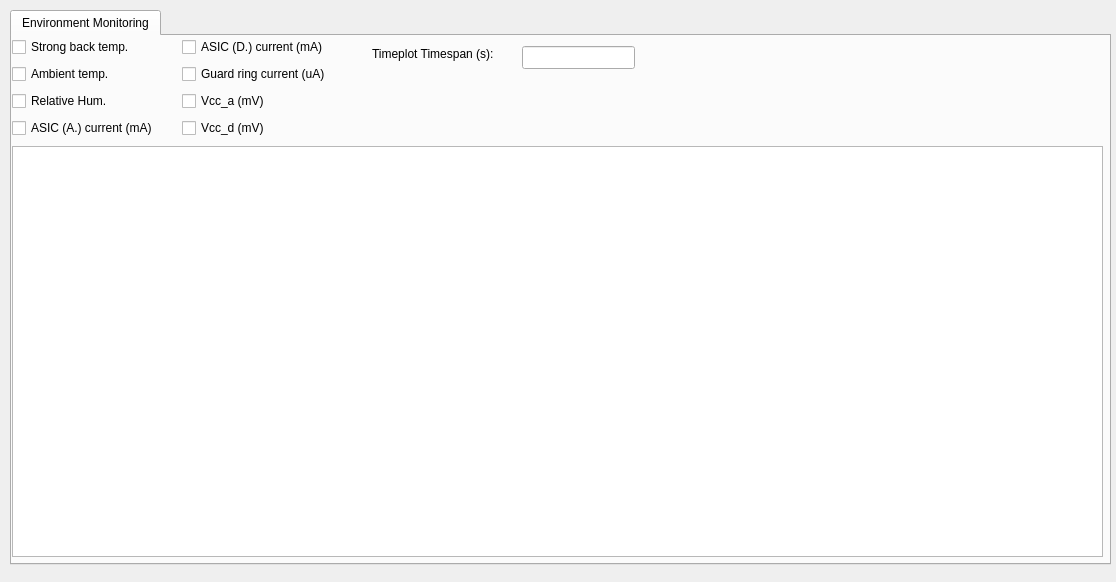
<?xml version="1.0" encoding="UTF-8"?>
<ui version="4.0">
 <class>Form</class>
 <widget class="QWidget" name="Form">
  <property name="geometry">
   <rect>
    <x>0</x>
    <y>0</y>
    <width>1116</width>
    <height>582</height>
   </rect>
  </property>
  <property name="windowTitle">
   <string>Env. Monitoring</string>
  </property>
  <widget class="QWidget" name="gridLayoutWidget">
   <property name="geometry">
    <rect>
     <x>10</x>
     <y>10</y>
     <width>1101</width>
     <height>555</height>
    </rect>
   </property>
   <layout class="QGridLayout" name="gridLayout">
    <item row="0" column="0">
     <widget class="PyDMTabWidget" name="PyDMTabWidget">
      <property name="toolTip">
       <string/>
      </property>
      <property name="whatsThis">
       <string/>
      </property>
      <property name="alarmChannels">
       <stringlist>
        <string></string>
       </stringlist>
      </property>
      <widget class="QWidget" name="tab">
       <attribute name="title">
        <string>Environment Monitoring</string>
       </attribute>
       <widget class="QWidget" name="gridLayoutWidget_2">
        <property name="geometry">
         <rect>
          <x>0</x>
          <y>0</y>
          <width>333</width>
          <height>104</height>
         </rect>
        </property>
        <layout class="QGridLayout" name="gridLayout_2">
         <item row="2" column="1">
          <widget class="QCheckBox" name="checkBox_7">
           <property name="text">
            <string>Vcc_a (mV)</string>
           </property>
          </widget>
         </item>
         <item row="0" column="0">
          <widget class="QCheckBox" name="checkBox">
           <property name="text">
            <string>Strong back temp.</string>
           </property>
          </widget>
         </item>
         <item row="3" column="1">
          <widget class="QCheckBox" name="checkBox_8">
           <property name="text">
            <string>Vcc_d (mV)</string>
           </property>
          </widget>
         </item>
         <item row="2" column="0">
          <widget class="QCheckBox" name="checkBox_3">
           <property name="text">
            <string>Relative Hum.</string>
           </property>
          </widget>
         </item>
         <item row="1" column="1">
          <widget class="QCheckBox" name="checkBox_6">
           <property name="text">
            <string>Guard ring current (uA)</string>
           </property>
          </widget>
         </item>
         <item row="1" column="0">
          <widget class="QCheckBox" name="checkBox_2">
           <property name="text">
            <string>Ambient temp.</string>
           </property>
          </widget>
         </item>
         <item row="0" column="1">
          <widget class="QCheckBox" name="checkBox_5">
           <property name="text">
            <string>ASIC (D.) current (mA)</string>
           </property>
          </widget>
         </item>
         <item row="3" column="0">
          <widget class="QCheckBox" name="checkBox_4">
           <property name="text">
            <string>ASIC (A.) current (mA)</string>
           </property>
          </widget>
         </item>
        </layout>
       </widget>
       <widget class="PyDMTimePlot" name="PyDMTimePlot">
        <property name="geometry">
         <rect>
          <x>0</x>
          <y>110</y>
          <width>1091</width>
          <height>411</height>
         </rect>
        </property>
        <property name="toolTip">
         <string/>
        </property>
        <property name="xLabels">
         <stringlist/>
        </property>
        <property name="showLegend">
         <bool>true</bool>
        </property>
        <property name="maxRedrawRate" stdset="0">
         <number>100000</number>
        </property>
        <property name="updateMode" stdset="0">
         <enum>PyDMTimePlot::AtFixedRate</enum>
        </property>
        <property name="timeSpan">
         <double>60.000000000000000</double>
        </property>
        <property name="updateInterval">
         <double>0.001000000000000</double>
        </property>
       </widget>
       <widget class="QLabel" name="label">
        <property name="geometry">
         <rect>
          <x>360</x>
          <y>10</y>
          <width>141</width>
          <height>16</height>
         </rect>
        </property>
        <property name="text">
         <string>Timeplot Timespan (s):</string>
        </property>
       </widget>
       <widget class="QLineEdit" name="lineEdit">
        <property name="geometry">
         <rect>
          <x>510</x>
          <y>10</y>
          <width>113</width>
          <height>23</height>
         </rect>
        </property>
       </widget>
      </widget>
     </widget>
    </item>
   </layout>
  </widget>
 </widget>
 <customwidgets>
  <customwidget>
   <class>PyDMTabWidget</class>
   <extends>QTabWidget</extends>
   <header>pydm.widgets.tab_bar</header>
  </customwidget>
  <customwidget>
   <class>PyDMTimePlot</class>
   <extends>QGraphicsView</extends>
   <header>pydm.widgets.timeplot</header>
  </customwidget>
 </customwidgets>
 <resources/>
 <connections/>
</ui>
